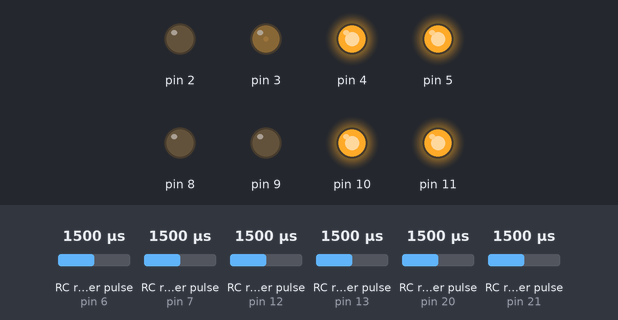
Bench run of a sketch on a simulated Arduino Uno, built with avr-gcc and run on an emulated ATmega328P. Shown: output pins drawn as LEDs (lit = HIGH). Wiring (inferred from the names in the program): 6 × RC receiver channel: data pin 6 / data pin 7 / data pin 12 / data pin 13 / data pin 20 / data pin 21. The inputs (shaded band) are chosen by the test bench; at power-on: RC receiver pulse (sensors on pin 12, pin 13, pin 6, pin 7, pin 20, pin 21) 1500 µs.

Above: at 2.2 s.
2.3 s: RC receiver pulse (sensor on pin 12) set to 1020 µs
At 3.0 s:
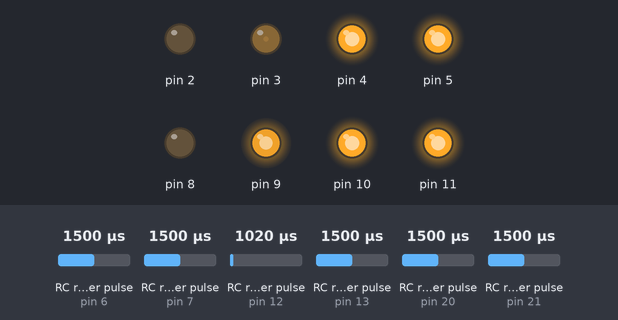
3.8 s: RC receiver pulse (sensor on pin 13) set to 1020 µs
At 4.9 s:
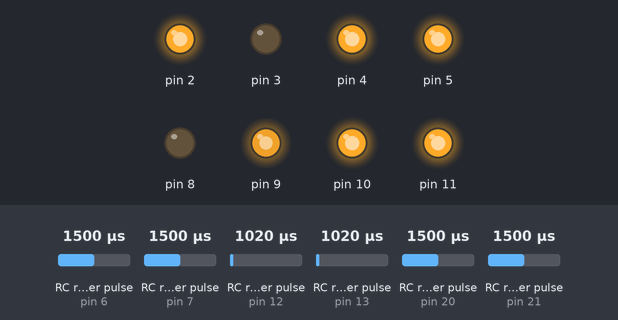
5.3 s: RC receiver pulse (sensor on pin 12) set to 1250 µs
At 6.5 s:
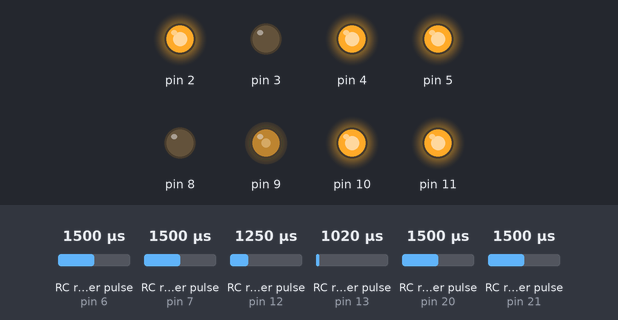
6.8 s: RC receiver pulse (sensor on pin 13) set to 1250 µs
At 7.1 s:
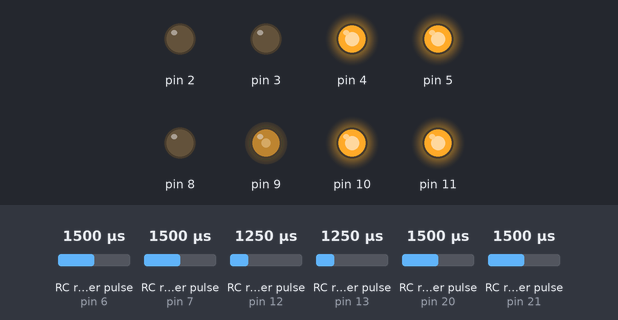
8.3 s: RC receiver pulse (sensor on pin 12) set to 1750 µs
At 8.7 s:
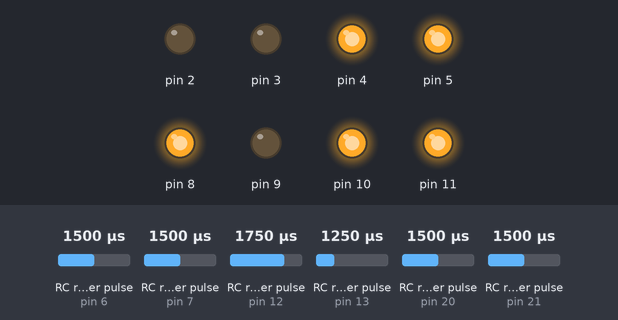
9.8 s: RC receiver pulse (sensor on pin 13) set to 1500 µs
At 10.6 s:
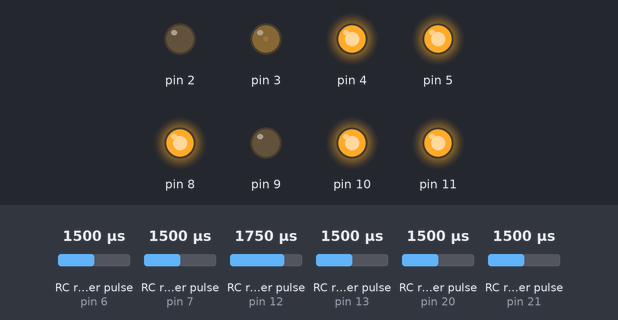
Timing chart, 0 to 12.3 s (numbered marks = the images above; inputs shaded):
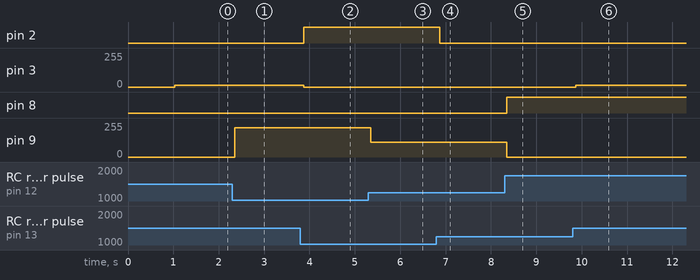

Measured:
- after the input at 2.3 s, pin 9: 0/255 → 221/255 after 0.05 s
- after the input at 3.8 s, pin 2: LOW → HIGH after 0.07 s; pin 3: 12/255 → 0/255 after 0.07 s
- after the input at 5.3 s, pin 9: 221/255 → 109/255 after 0.05 s
- after the input at 6.8 s, pin 2: HIGH → LOW after 0.07 s
- after the input at 8.3 s, pin 8: LOW → HIGH after 0.05 s; pin 9: 109/255 → 0/255 after 0.05 s
- after the input at 9.8 s, pin 3: 0/255 → 12/255 after 0.07 s

The sketch:

Reunited_2.3.ino
```cpp
class BTS {
public:
  uint8_t rpwm, lpwm;
  uint8_t ren, len;

  void init(uint8_t rpwm, uint8_t lpwm, uint8_t ren, uint8_t len) {
    this->lpwm = lpwm;
    this->rpwm = rpwm;
    this->ren = ren;
    this->len = len;
    pinMode(rpwm, OUTPUT);
    pinMode(lpwm, OUTPUT);
    pinMode(ren, OUTPUT);
    pinMode(len, OUTPUT);

    digitalWrite(ren, HIGH);
    digitalWrite(len, HIGH);

    delay(500);

    analogWrite(rpwm, 0);
    analogWrite(lpwm, 0);

  }

  void rotate(int speed, int dir)
  {


    int pwm_val = map(speed, 950, 2000, -255, 255);
    pwm_val = min(pwm_val, 255);
    pwm_val = max(pwm_val, -255);
    if(dir<0) pwm_val = -pwm_val;
    if(speed>2500 or speed<500)
      pwm_val = 0;
    if(pwm_val > 0){
      analogWrite(rpwm, pwm_val);
      analogWrite(lpwm, 0);
    }
    else{
      analogWrite(rpwm, 0);
      analogWrite(lpwm, -pwm_val);
    }
  }
};

class FS_I6{
public:
  uint8_t channels[6];
  int vals[6];

  void init(uint8_t ch[]) {
    for (int i = 0; i < 6; i++) {
      channels[i] = ch[i];
      pinMode(channels[i], INPUT);
    }
  }

  void read() {
    for (int i = 0; i < 6; i++)
      vals[i] = pulseIn(channels[i], HIGH, 30000);
  }

  void print(int i) {
    Serial.println(vals[i]);
  }
};


BTS left_w, right_w;

FS_I6 remote;


void setup() {
  Serial.begin(9600);
\
  // define left and right bts and remote
  left_w.init(2, 3, 4, 5);
  right_w.init(8, 9, 10, 11);

  uint8_t chpins[] = {12, 13, 6, 7, 20, 21};
  remote.init(chpins);


  // end


}


void loop() {

  remote.read();

  right_w.rotate(remote.vals[0], 1);
  left_w.rotate(remote.vals[1], -1);

}
```
